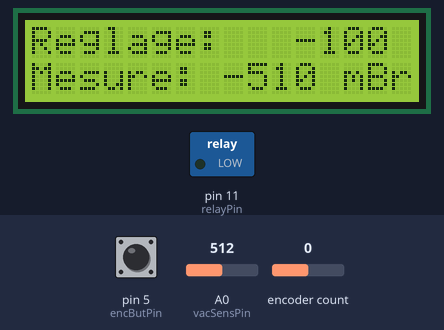
A sketch run on a simulated Arduino Uno, built with avr-gcc and run on an emulated ATmega328P. On the bench: 16×2 character LCD, switched loads named in the sketch (green lamp = pin HIGH). The test bench sets the inputs (shaded band); at power-on: pin 5 (encButPin) HIGH, A0 (vacSensPin) = 512, encoder count 0. EEPROM starts erased; what the sketch prints to the serial monitor is not drawn.

Above: at 1.2 s.
1.3 s: pin 5 (encButPin) pulled LOW for 0.15 s
At 2.2 s:
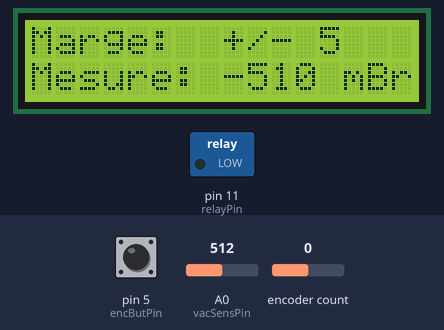
2.9 s: A0 (vacSensPin) set to 135
At 4.1 s:
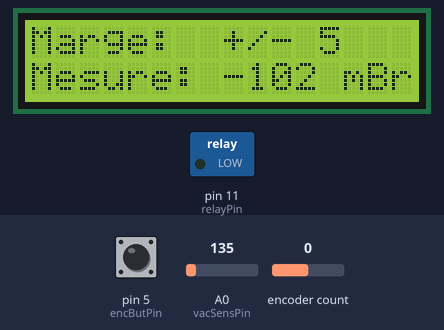
4.5 s: A0 (vacSensPin) set to 120
At 5.7 s:
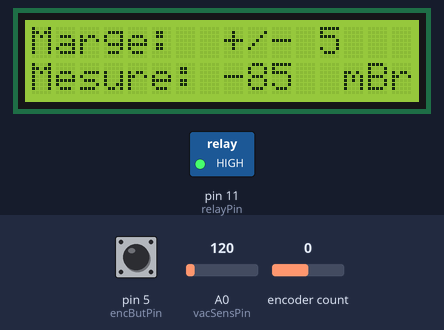
6.0 s: pin 5 (encButPin) pulled LOW for 1 s
At 6.9 s:
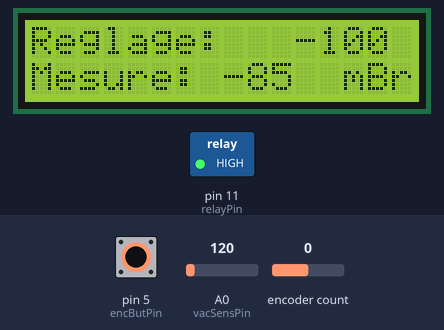
8.5 s: encoder count set to 1
At 9.6 s:
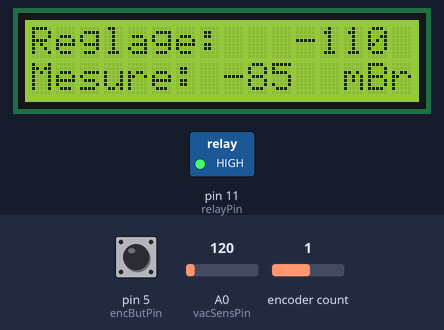
10.0 s: encoder count set to 2
At 10.4 s:
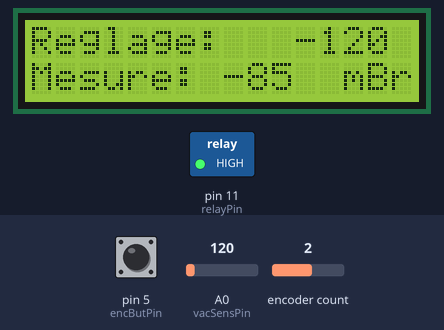
Timing chart, 0 to 12.5 s (numbered marks = the images above; inputs shaded):
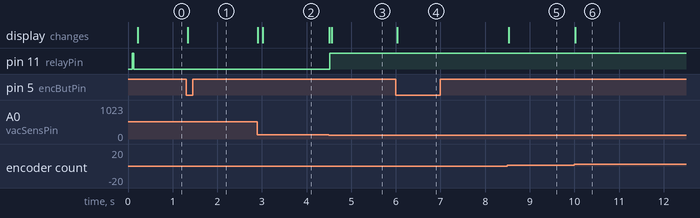

The sketch:

VacuumControl-3.0.ino
```cpp
// Vacuum controller, Tryggve Kallhovd 2016.
// Encoder Library: https://www.pjrc.com/teensy/td_libs_Encoder.html

#include <EEPROM.h>
//#include <LiquidCrystal.h>

#include <Encoder.h>

//#include <LCD.h>
#include <LiquidCrystal_I2C.h>

#define I2C_ADDR 0x27
#define BACKLIGHT_PIN 3
#define En_pin 2
#define Rw_pin 1
#define Rs_pin 0
#define D4_pin 4
#define D5_pin 5
#define D6_pin 6
#define D7_pin 7

LiquidCrystal_I2C lcd(I2C_ADDR,16,2);

// Pin definitions:

Encoder thrEnc(3, 4);
int encButPin = 5;

int relayPin = 11;

int vacSensPin = A0;


// Function definitions:

int addr1 = 0;
int addr2 = 2;
int value1;
int value2;

boolean encBut;
boolean oldBut;
boolean encSel = 1;

int encPos1;
int oldPos1;
int encPos2;
int oldPos2;

boolean vacSwitch;

int vacuum;
int vacVal;
int oldVal;

void writeIntIntoEEPROM(int address, int number)
{
  byte byte1 = number >> 8;
  byte byte2 = number & 0xFF;
  EEPROM.write(address, byte1);
  EEPROM.write(address + 1, byte2);
}

int readIntFromEEPROM(int address)
{
  byte byte1 = EEPROM.read(address);
  byte byte2 = EEPROM.read(address + 1);
  return (byte1 << 8) + byte2;
}

void setup() {

  Serial.begin(9600);

  lcd.init();
  lcd.backlight();  //Pin(BACKLIGHT_PIN,POSITIVE);
  //lcd.setBacklight(HIGH);
  lcd.setCursor(0, 1);
  //lcd.print("Vacuum:");
  lcd.print("Mesure:");
  lcd.setCursor(13, 1);
  lcd.print("mBr");

  value1 = readIntFromEEPROM(addr1);
  value2 = readIntFromEEPROM(addr2);
  encPos1 = (value1 * 4);
  encPos2 = (value2 * 4);

  pinMode(encButPin, INPUT);
  digitalWrite(encButPin, HIGH);

  pinMode(relayPin, OUTPUT);
  digitalWrite(relayPin, LOW);

  pinMode(vacSensPin, INPUT);

  // initialize the lcd
  //lcd.init();

  // Print a message to the LCD.
  lcd.backlight();

}
void loop() {

  // Toggle encoder:

  encBut = digitalRead(encButPin);
  if (encBut != oldBut) {
    if (encBut == 0) {
      encSel = !encSel;
    }
    if (encSel == 1) {
      thrEnc.write(encPos1);
      lcd.setCursor(0, 0);
      //lcd.print("Threshold: -");
      lcd.print("Reglage:   -");

    } else if (encSel == 0) {
      thrEnc.write(encPos2);
      lcd.setCursor(0, 0);
      //lcd.print("Margin: +/- ");
      lcd.print("Marge:  +/- ");
      lcd.setCursor(14, 0);
      lcd.print(" ");
    }
    oldBut = encBut;
  }

  // Encoder:

  if (encSel) {
    encPos1 = thrEnc.read();
    if (encPos1 != oldPos1) {
      oldPos1 = encPos1;
    }
    if (encPos1 >= (99 * 4)) {
      encPos1 = (99 * 4);
      thrEnc.write(99 * 4);
    } else if (encPos1 <= (10 * 4)) {
      encPos1 = (10 * 4);
      thrEnc.write(10 * 4);
    }
    int val = ((encPos1) / 4);
    writeIntIntoEEPROM(addr1, val);
    lcd.setCursor(12, 0);
    lcd.print((encPos1 / 4) * 10);
  }
  else  {
    encPos2 = thrEnc.read();
    if (encPos2 != oldPos2) {
      oldPos2 = encPos2;
    }
    if (encPos2 >= (50 * 4)) {
      encPos2 = (50 * 4);
      thrEnc.write(50 * 4);
    } else if (encPos2 <= (5 * 4)) {
      encPos2 = (5 * 4);
      thrEnc.write(5 * 4);
    }
    int val = ((encPos2) / 4);
    writeIntIntoEEPROM(addr2, val);
    lcd.setCursor(12, 0);
    lcd.print(encPos2 / 4);
    if ((encPos2 / 4) < 10) {
      lcd.setCursor(13, 0);
      lcd.print(" ");
    }
  }

  // Vacuum switch:

  if (vacSwitch == 1) {
    if (vacuum >= ((encPos1 / 4) * 10) + (encPos2 / 4)) {
      vacSwitch = 0;
    }
  } else if (vacSwitch == 0) {
    if (vacuum < ((encPos1 / 4) * 10) - (encPos2 / 4)) {
      vacSwitch = 1;
    }
    digitalWrite(relayPin, vacSwitch);
  }

  // Vacuum sensor: (MPX5100DP)

  vacuum = 0;
  for (byte i = 0; i < 10; i++) {
    vacuum += analogRead(vacSensPin);
  }
  vacuum /= 10;
  vacuum = map(vacuum, 41, 962, 0, 1000);

  vacVal = (vacuum + oldVal) / 2;
  oldVal = vacVal;
  if (vacVal < 1) {
    vacVal = 0;
  }
  lcd.setCursor(9, 1);
  lcd.print(vacVal);
  Serial.println(vacVal);
  if (vacVal > 0) {
    lcd.setCursor(8, 1);
    lcd.print("-");
  } else {
    lcd.setCursor(8, 1);
    lcd.print(" ");
  }
  if (vacVal < 10) {
    lcd.setCursor(10, 1);
    lcd.print(" ");
  } else if (vacVal < 100) {
    lcd.setCursor(11, 1);
    lcd.print(" ");
  }
}
```

Measured:
- the behaviour switches between 129 and 128 on A0 (vacSensPin) (found by bisection; images 2 and 3)
- after the input at 1.3 s, the display: changes at once (image 1)
- after the input at 2.9 s, the display: first changes at once (image 2 shows a later state)
- after the input at 4.5 s, pin 11 (relayPin): LOW → HIGH at once; the display: first changes at once (image 3 shows a later state)
- after the input at 6.0 s, the display: changes at once (image 4)
- after the input at 8.5 s, the display: changes at once (image 5)
- after the input at 10.0 s, the display: changes at once (image 6)
